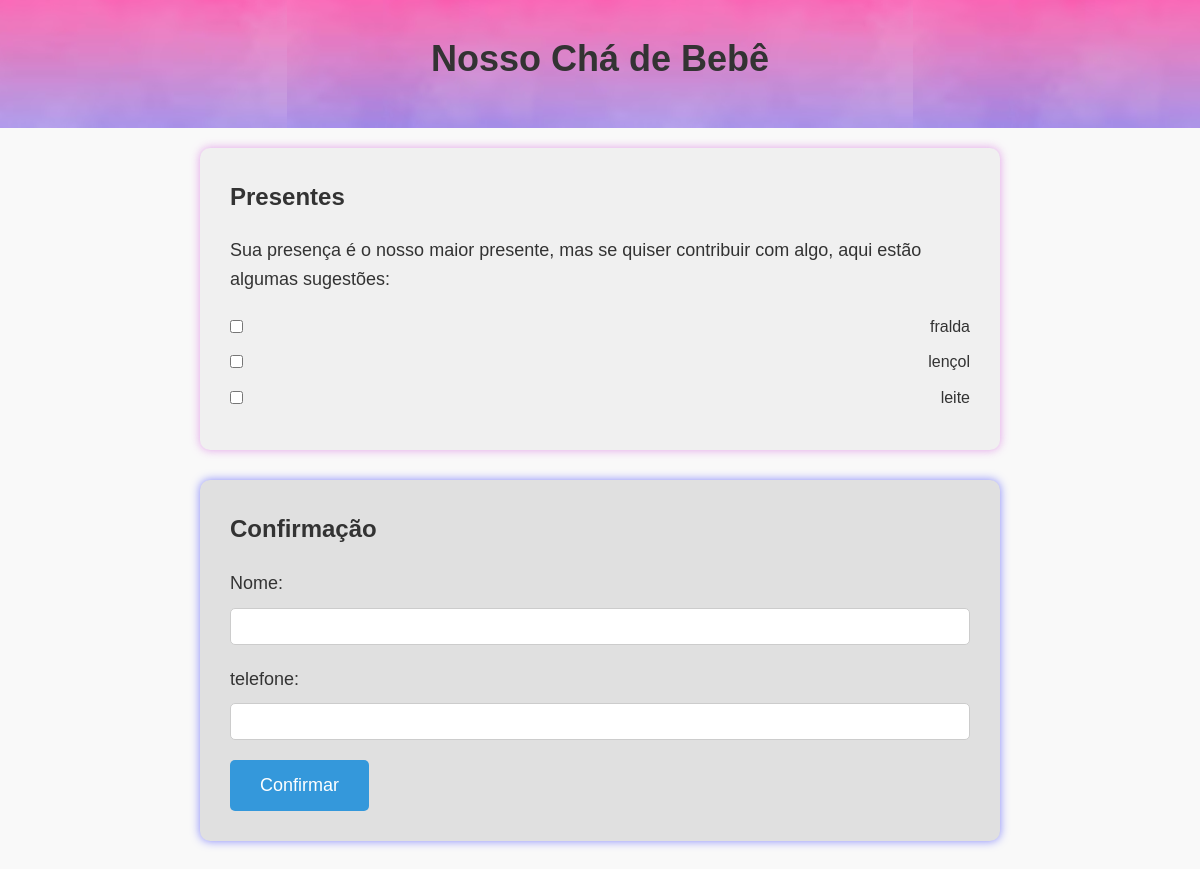
The app's page /, older data.
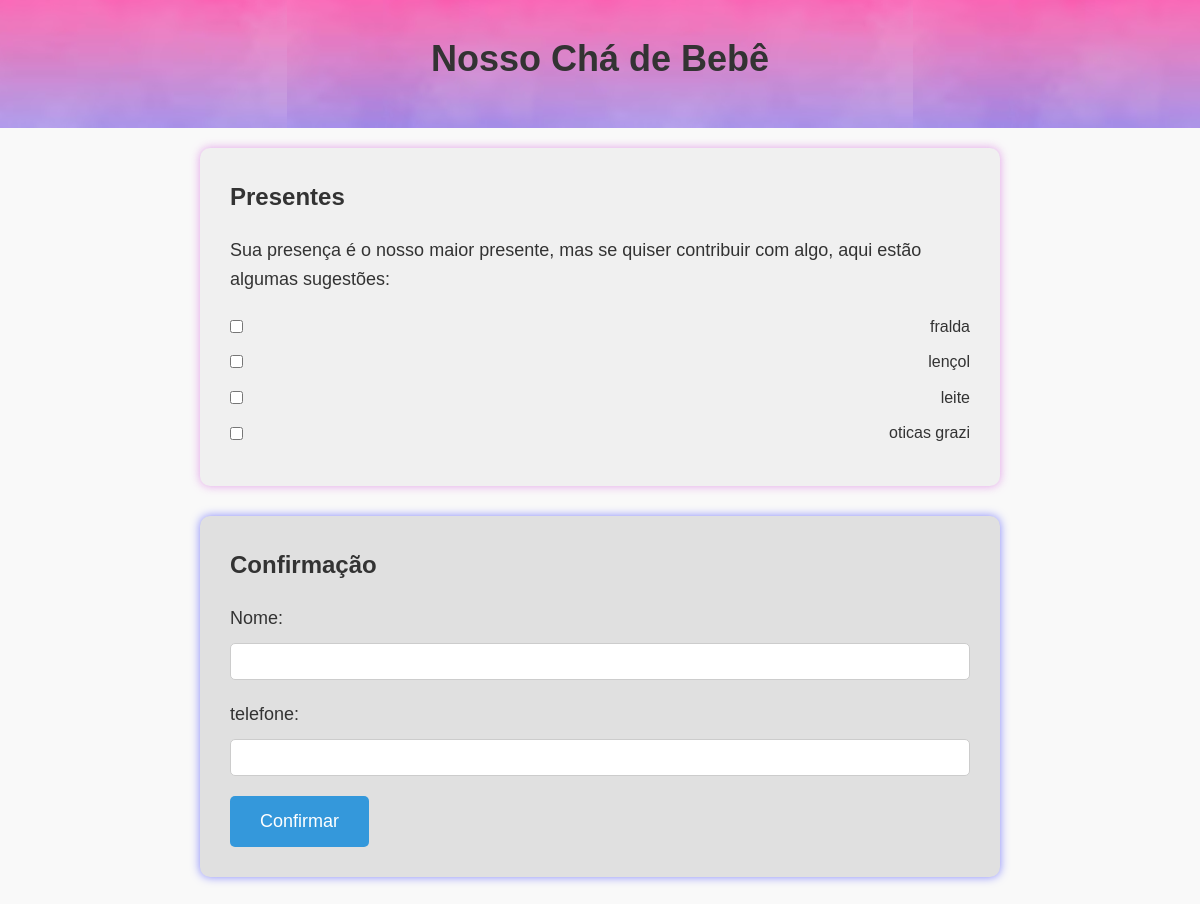
The same page, newer data.
### app/models.py (models this page shows, shortened)
class Iten(models.Model):
    nome = models.CharField(max_length=40)
    ativo = models.BooleanField(default=True)
    quantidade = models.IntegerField(null=True, blank=True)  # Permitindo que seja opcional

### app/views.py (the view, shortened to what this page needs)
# urls.py: path('' , views.home , name='ver_itens'),
def home(request):
    if request.method == "GET":
        itens = Iten.objects.filter(ativo=True)
        return render(request, 'index.html', {'itens': itens})

### app/templates/index.html (shortened to what this page needs)
{% load static %}
<!DOCTYPE html>
<html lang="pt-br">
  <head>
    <link rel="stylesheet" type="text/css" href="{% static 'css/index.css'%}">
  </head>
  <body>
    <header>
      <h1>Nosso Chá de Bebê</h1>
    </header>
    <main>
      <section class="presentes">
        <h2>Presentes</h2>
        <p>
            Sua presença é o nosso maior presente, mas se quiser contribuir com algo, aqui estão algumas sugestões:
        </p>
        <ul>
            {% for item in itens %}
            <li>
                <input type="checkbox" name="presentes" id="presente{{ item.id }}" value="{{ item.id }}" />
                <label for="presente{{ item.id }}">{{ item.nome }}</label>
            </li>
            {% endfor %}
        </ul>
    </section>
    <section class="confirmacao">
      <h2>Confirmação</h2>
      <form action="/" method="POST">
          <label for="nome">Nome:</label>
          <input type="text" id="nome" name="nome" />
          <label for="telefone">telefone:</label>
          <input type="tel" id="telefone" name="telefone" />
          <button type="submit" onclick="getSelectedItems()">Confirmar</button>
      </form>
  </section>
    </main>
  </body>
</html>

Row changes from the older to the newer data that the page shows:
added Iten: nome "oticas grazi"
